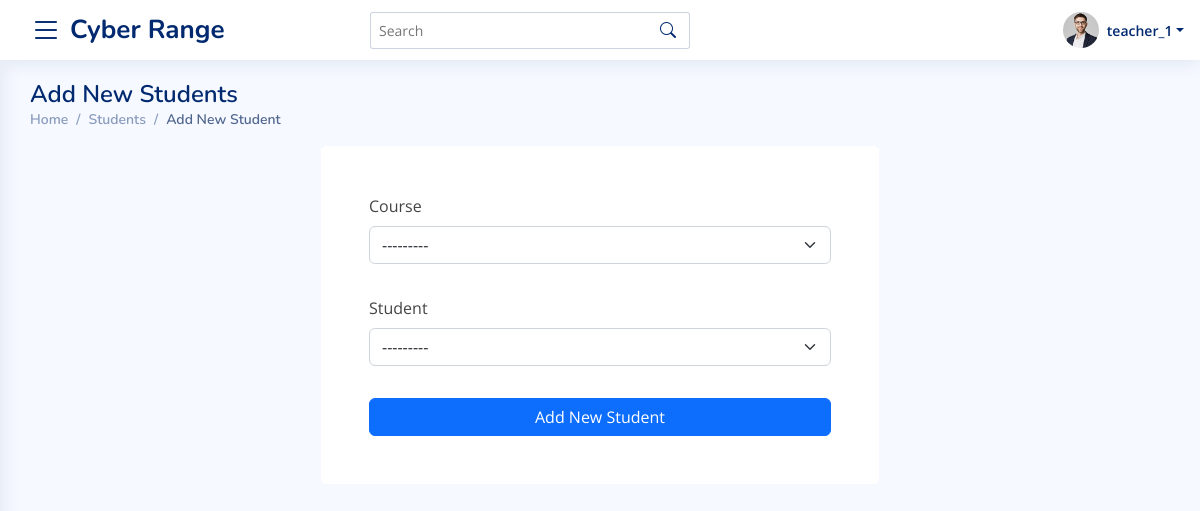
The page /instructor/course/students/new (signed in) on the database its author committed.
### accounts/models.py (models this page shows, shortened)
class User(AbstractBaseUser):
    username = models.CharField(
        verbose_name="Username",
        max_length=255,
        default="",
        blank=True,
        unique=False,
    )
    email = models.EmailField(
        verbose_name='email address',
        max_length=255,
        unique=True,
    )
    is_active = models.BooleanField(default=True, help_text="User is verified and have access to the website. Admin can also block a user by un-check this field")
    is_staff = models.BooleanField(default=False , editable=False) # a admin user; non super-user
    is_superuser = models.BooleanField(default=False, help_text="Superuser of the whole website.") # a superuser
    is_student = models.BooleanField(default=False)
    is_instructor = models.BooleanField(default=False)
    is_admin = models.BooleanField(default=False)
    groups = models.ManyToManyField(
        Group,
        verbose_name=_('groups'),
        blank=True,
        help_text=_(
            'The groups this user belongs to. A user will get all permissions '
            'granted to each of their groups.'
        ),
        related_name="user_groups_set",
        related_query_name="user",
    )
    permissions = models.ManyToManyField(
        Permission,
        verbose_name=_('user permissions'),
        blank=True,
        help_text=_('Specific permissions for this user.'),
        related_name="user_permissions_set",
        related_query_name="user",
    )
    date_joined = models.DateTimeField(_('Date Joined'), blank=True, null=True, auto_now_add=True)
    updated= models.DateTimeField( verbose_name= _('Last Updated Timestamp') , auto_now= True)
    USERNAME_FIELD = 'email'
    REQUIRED_FIELDS = [] # Email & Password are required by default.
    def __str__(self):
        return self.email
    objects = UserManager()

### master_app/models.py (models this page shows)
class Course(models.Model):
    instructor = models.ForeignKey(User, on_delete=models.CASCADE)
    name = models.CharField(max_length=100)
    start_time = models.DateTimeField(auto_now_add=False, default=timezone.now)
    end_time = models.DateTimeField(auto_now_add=False, default=timezone.now)
    created_timestamp = models.DateTimeField( auto_now_add=True )
    description = RichTextField()
    is_approved = models.CharField(max_length=10, choices=APPROVED_CHOICES, default="Pending")
    def __str__(self):
        return self.name

### master_app/views.py (the view)
# urls.py: path("instructor/course/students/new", views.AddNewStudents, name="course-students-new-url"),
@login_required
@teacher_required
def AddNewStudents(request):
    template_name = 'master_app/instructor/add_new_student.html'
    if request.method == "POST":
        form = AddNewStudent(request.POST)
        if form.is_valid():
            new_student = form.save()
            messages.success(request, "New Student has been added")
            return redirect(reverse("students-all-url"))
    else:
        form = AddNewStudent()
    context = {
        "form" : form
    }
    return render(request, template_name, context)

### master_app/forms.py
class AddNewStudent(forms.ModelForm):
    class Meta:
        model = AssignedStudents
        fields =  "__all__"

### master_app/templates/master_app/instructor/add_new_student.html (shortened to what this page needs)
{%  extends 'base.html' %}
{% load static %}
{% block content %}
<main id="main" class="main">
    <div class="pagetitle">
        <h1>Add New Students</h1>
        <nav>
          <ol class="breadcrumb">
            <li class="breadcrumb-item"><a href="#!">Home</a></li>
            <li class="breadcrumb-item"><a href="#!">Students</a></li>
            <li class="breadcrumb-item active">Add New Student</li>
          </ol>
        </nav>
      </div>
      <section class="section dashboard">
        <div class="row justify-content-center">
            <div class="col-12 col-md-6">
                <div class="card shadow-none" >
                    <div class="card-body p-5">
                        <form class="row g-3 needs-validation" novalidate action="{% url 'course-students-new-url' %}" method="POST">
                            <div class="col-md-12 mb-3">
                                <label for="id_course" class="form-label">Course </label>
                                <select class="form-select" id="id_course" required="" name="course">
                                    {% for course in form.course  %}
                                        {{ course }}
                                    {% endfor %}
                                </select>
                              </div>
                              <div class="col-md-12 mb-3">
                                <label for="id_student" class="form-label">Student</label>
                                <select class="form-select" id="id_student" required="" name="student">
                                    {% for student in form.student  %}
                                        {{ student }}
                                    {% endfor %}
                                </select>
                              </div>
                              <div class="d-grid gap-2 mt-3">
                                <button type="submit" class="btn btn-primary"  >Add New Student</button>
                              </div>
                        </form>
                    </div>
                </div>
            </div>
        </div>
      </section>
</main>
{% endblock %}

### master_app/templates/master_app/header.html (shortened to what this page needs)
{% load static %}
<header   class="header fixed-top d-flex align-items-center sticky-top">
  <div class="d-flex align-items-center justify-content-between">
    <i class="bi bi-list toggle-sidebar-btn"></i>
    <a href="{% url 'master_index' %}" class="logo d-flex align-items-center ms-2">
      <span class="d-none d-lg-block">Cyber Range</span>
    </a>
  </div>
  <div class="search-bar">
    <form class="search-form d-flex align-items-center" method="POST" action="#">
      <input type="text" name="query" placeholder="Search" title="Enter search keyword">
      <button type="submit" title="Search"><i class="bi bi-search"></i></button>
    </form>
  </div>
  <nav class="header-nav ms-auto">
    <ul class="d-flex align-items-center">
      {% if request.user.is_authenticated %}
      <li class="nav-item dropdown pe-3">
        <a class="nav-link nav-profile d-flex align-items-center pe-0" href="#" data-bs-toggle="dropdown">
          <img src="{% static 'assets/img/profile-img.jpg' %}" alt="Profile" class="rounded-circle">
          <span class="d-none d-md-block dropdown-toggle ps-2">{{ request.user.username }}</span>
        </a>
      </li>
      {% endif %}
    </ul>
  </nav>
</header>

### master_app/static/assets/css/style.css (style rules this page uses)
:root { scroll-behavior: smooth; }
body { font-family: "Open Sans", sans-serif; background: #f6f9ff; color: #444444; }
a { color: #4154f1; text-decoration: none; }
h1, h2, h3, h4, h5, h6 { font-family: "Nunito", sans-serif; }
#main { margin-top: 60px; padding: 20px 30px; transition: all 0.3s; }
.pagetitle { margin-bottom: 10px; }
.pagetitle h1 { font-size: 24px; margin-bottom: 0; font-weight: 600; color: #012970; }
.card { margin-bottom: 30px; border: none; border-radius: 5px; box-shadow: 0px 0 30px rgba(1, 41, 112, 0.1); }
.card-body { padding: 0 20px 20px 20px; }
.breadcrumb { font-size: 14px; font-family: "Nunito", sans-serif; color: #899bbd; font-weight: 600; }
.breadcrumb a { color: #899bbd; transition: 0.3s; }
.breadcrumb .breadcrumb-item::before { color: #899bbd; }
.breadcrumb .active { color: #51678f; font-weight: 600; }
.logo { line-height: 1; }
@media (min-width: 1200px) { .logo { width: 280px; } }
.logo span { font-size: 26px; font-weight: 700; color: #012970; font-family: "Nunito", sans-serif; }
.header { transition: all 0.5s; z-index: 997; height: 60px; box-shadow: 0px 2px 20px rgba(1, 41, 112, 0.1); background-color: #fff; padding-left: 20px; }
.header .toggle-sidebar-btn { font-size: 32px; padding-left: 10px; cursor: pointer; color: #012970; }
.header .search-bar { min-width: 360px; padding: 0 20px; }
.header .search-form { width: 100%; }
.header .search-form input { border: 0; font-size: 14px; color: #012970; border: 1px solid rgba(1, 41, 112, 0.2); padding: 7px 38px 7px 8px; border-radius: 3px; transition: 0.3s; width: 100%; }
.header .search-form button { border: 0; padding: 0; margin-left: -30px; background: none; }
.header .search-form button i { color: #012970; }
.header-nav ul { list-style: none; }
.header-nav>ul { margin: 0; padding: 0; }
.header-nav .nav-profile { color: #012970; }
.header-nav .nav-profile img { max-height: 36px; }
.header-nav .nav-profile span { font-size: 14px; font-weight: 600; }
@media (min-width: 1200px) { #main, #footer { margin-left: 300px; } }
@media (min-width: 1200px) { .toggle-sidebar #main, .toggle-sidebar #footer { margin-left: 0; } }

### master_app/templates/master_app/base.html (style rules this page uses)
#main { margin-top: 0; }

### rows shown on the page
User: user.username "teacher_1"
Course: course "---------"
User: student "---------"
